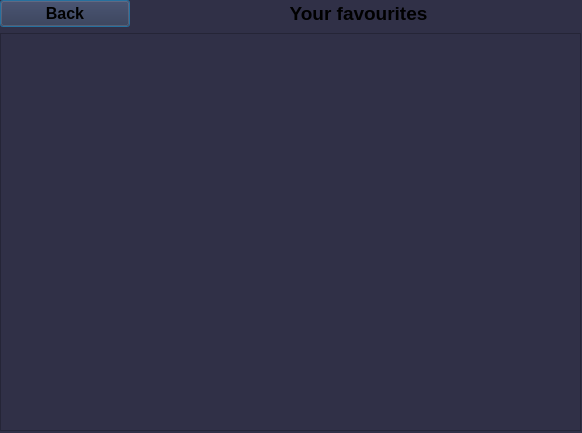
<?xml version="1.0" encoding="UTF-8"?>
<ui version="4.0">
 <class>Favourites</class>
 <widget class="QDialog" name="Favourites">
  <property name="geometry">
   <rect>
    <x>0</x>
    <y>0</y>
    <width>582</width>
    <height>433</height>
   </rect>
  </property>
  <property name="windowTitle">
   <string>Favourites</string>
  </property>
  <property name="styleSheet">
   <string notr="true">background-color: rgb(48, 48, 71);</string>
  </property>
  <widget class="QWidget" name="">
   <property name="geometry">
    <rect>
     <x>0</x>
     <y>0</y>
     <width>581</width>
     <height>431</height>
    </rect>
   </property>
   <layout class="QVBoxLayout" name="verticalLayout">
    <item>
     <layout class="QHBoxLayout" name="horizontalLayout">
      <item>
       <widget class="QPushButton" name="pushButton">
        <property name="maximumSize">
         <size>
          <width>130</width>
          <height>30</height>
         </size>
        </property>
        <property name="font">
         <font>
          <pointsize>12</pointsize>
          <bold>true</bold>
         </font>
        </property>
        <property name="text">
         <string>Back</string>
        </property>
       </widget>
      </item>
      <item>
       <widget class="QLabel" name="label">
        <property name="maximumSize">
         <size>
          <width>16777215</width>
          <height>30</height>
         </size>
        </property>
        <property name="font">
         <font>
          <pointsize>14</pointsize>
          <bold>true</bold>
         </font>
        </property>
        <property name="text">
         <string>Your favourites</string>
        </property>
        <property name="alignment">
         <set>Qt::AlignCenter</set>
        </property>
       </widget>
      </item>
     </layout>
    </item>
    <item>
     <widget class="QScrollArea" name="scrollArea">
      <property name="widgetResizable">
       <bool>true</bool>
      </property>
      <widget class="QWidget" name="scrollAreaWidgetContents">
       <property name="geometry">
        <rect>
         <x>0</x>
         <y>0</y>
         <width>577</width>
         <height>390</height>
        </rect>
       </property>
      </widget>
     </widget>
    </item>
   </layout>
  </widget>
 </widget>
 <resources/>
 <connections/>
</ui>
